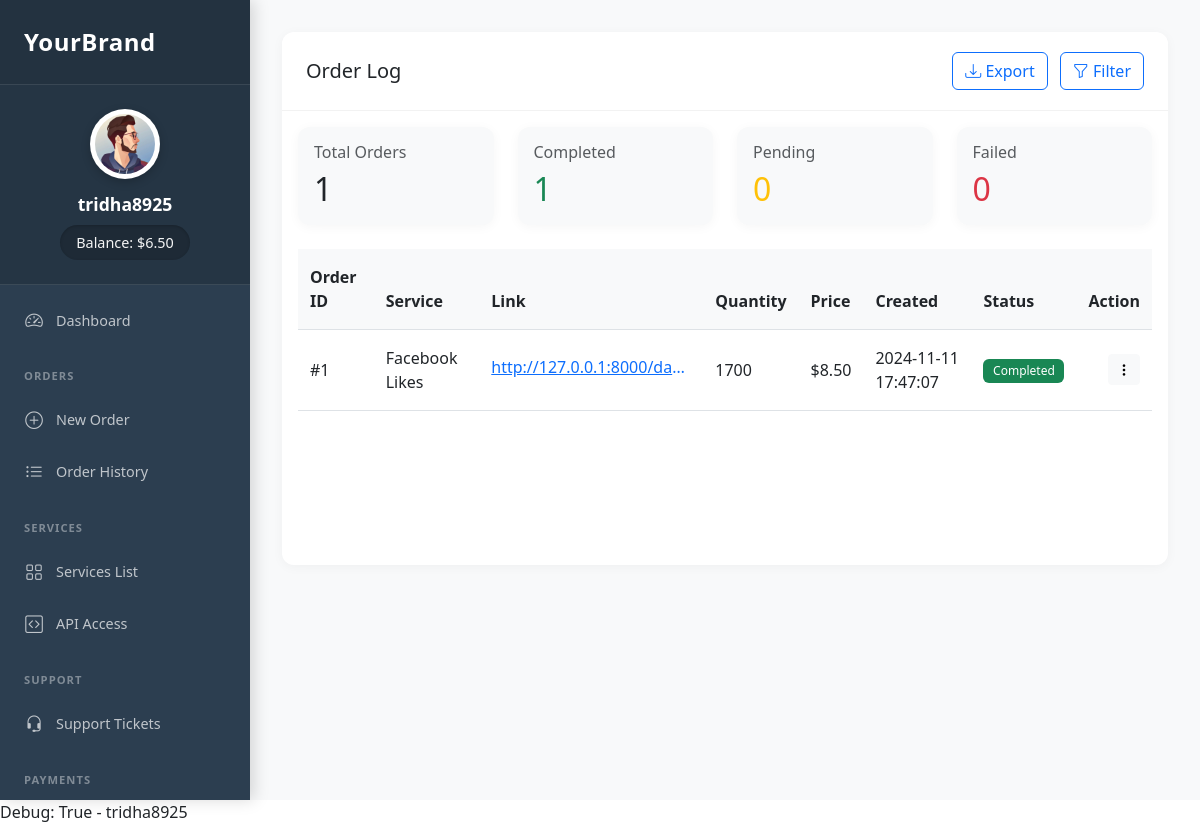
The app's page /dashboard/order-log/ (signed in) with its own data.
### authentication/models.py (models this page shows, shortened)
class User(AbstractUser):
    phone_number = models.CharField(max_length=15, blank=True, null=True)
    profile_picture = models.ImageField(upload_to='profile_pictures/', null=True, blank=True)
    balance = models.DecimalField(max_digits=10, decimal_places=2, default=0.00)
    timezone = models.CharField(max_length=50, default='UTC')
    phone = models.CharField(max_length=20, blank=True, null=True)
    address = models.TextField(blank=True, null=True)
    city = models.CharField(max_length=100, blank=True, null=True)
    website = models.URLField(max_length=200, blank=True, null=True)
    skype = models.CharField(max_length=50, blank=True, null=True)
    whatsapp = models.CharField(max_length=20, blank=True, null=True)
    api_key = models.CharField(max_length=64, unique=True, blank=True, null=True)

### user_dashboard/models.py (models this page shows, shortened)
class Order(models.Model):
    STATUS_CHOICES = [
        ('pending', 'Pending'),
        ('processing', 'Processing'),
        ('completed', 'Completed'),
        ('failed', 'Failed'),
        ('canceled', 'Canceled'),
        ('refunded', 'Refunded')
    ]
    user = models.ForeignKey(User, on_delete=models.CASCADE, related_name='orders')
    service = models.ForeignKey('managerdashboard.Service', on_delete=models.CASCADE)
    link = models.URLField()
    quantity = models.IntegerField()
    price = models.DecimalField(max_digits=10, decimal_places=2)
    status = models.CharField(max_length=20, choices=STATUS_CHOICES, default='pending')
    created = models.DateTimeField(auto_now_add=True)
    updated = models.DateTimeField(auto_now=True)
    class Meta:
        ordering = ['-created']
        db_table = 'orders'

### managerdashboard/models.py (models this page shows, shortened)
class Service(models.Model):
    STATUS_CHOICES = [
        ('active', 'Active'),
        ('inactive', 'Inactive')
    ]
    service_id = models.CharField(max_length=50)
    name = models.CharField(max_length=255)
    provider = models.ForeignKey(Provider, on_delete=models.CASCADE, related_name='services', null=True)
    category = models.ForeignKey(ServiceCategory, on_delete=models.PROTECT, related_name='services')
    rate = models.DecimalField(max_digits=10, decimal_places=4)
    min_order = models.IntegerField()
    max_order = models.IntegerField()
    description = models.TextField(blank=True, null=True)
    status = models.CharField(max_length=20, choices=STATUS_CHOICES, default='active')
    is_drip_feed = models.BooleanField(default=False)
    drip_feed_rules = models.JSONField(null=True, blank=True)
    created_at = models.DateTimeField(auto_now_add=True)
    updated_at = models.DateTimeField(auto_now=True)
    class Meta:
        ordering = ['category', 'name']

### user_dashboard/views.py (the view, shortened to what this page needs)
# urls.py: path('order-log/', views.order_log, name='order_log'),
@login_required
def order_log(request):
    status = request.GET.get('status')
    date_from = request.GET.get('date_from')
    date_to = request.GET.get('date_to')
    search = request.GET.get('search')
    orders = Order.objects.filter(user=request.user)
    if status:
        orders = orders.filter(status=status)
    if date_from:
        orders = orders.filter(created__gte=date_from)
    if date_to:
        orders = orders.filter(created__lte=date_to)
    if search:
        orders = orders.filter(
            models.Q(service__name__icontains=search) |
            models.Q(link__icontains=search)
        )
    total_orders = orders.count()
    completed_orders = orders.filter(status='completed').count()
    pending_orders = orders.filter(status='pending').count()
    failed_orders = orders.filter(status='failed').count()
    paginator = Paginator(orders, 10)  # Show 10 orders per page
    page_number = request.GET.get('page')
    page_obj = paginator.get_page(page_number)
    context = {
        'active_tab': 'order',
        'orders': page_obj,
        'total_orders': total_orders,
        'completed_orders': completed_orders,
        'pending_orders': pending_orders,
        'failed_orders': failed_orders,
        'filter_status': status,
        'filter_date_from': date_from,
        'filter_date_to': date_to,
        'filter_search': search
    }
    return render(request, 'user_dashboard/order/order_log.html', context)

### templates/user_dashboard/order/order_log.html (shortened to what this page needs)
{% extends 'user_dashboard/base_dashboard.html' %}
{% block dashboard_content %}
<div class="card">
    <div class="card-header">
        <div class="d-flex justify-content-between align-items-center">
            <h5 class="mb-0">Order Log</h5>
            <div>
                <a href="?export=true" class="btn btn-outline-primary me-2">
                    <i class="bi bi-download"></i> Export
                </a>
                <button class="btn btn-outline-primary" data-bs-toggle="collapse" data-bs-target="#filterCollapse">
                    <i class="bi bi-funnel"></i> Filter
                </button>
            </div>
        </div>
    </div>
    <div class="card-body">
        <div class="row g-4 mb-4">
            <div class="col-md-3">
                <div class="card bg-light">
                    <div class="card-body">
                        <h6 class="text-muted">Total Orders</h6>
                        <h2 class="mb-0">{{ total_orders }}</h2>
                    </div>
                </div>
            </div>
            <div class="col-md-3">
                <div class="card bg-light">
                    <div class="card-body">
                        <h6 class="text-muted">Completed</h6>
                        <h2 class="mb-0 text-success">{{ completed_orders }}</h2>
                    </div>
                </div>
            </div>
            <div class="col-md-3">
                <div class="card bg-light">
                    <div class="card-body">
                        <h6 class="text-muted">Pending</h6>
                        <h2 class="mb-0 text-warning">{{ pending_orders }}</h2>
                    </div>
                </div>
            </div>
            <div class="col-md-3">
                <div class="card bg-light">
                    <div class="card-body">
                        <h6 class="text-muted">Failed</h6>
                        <h2 class="mb-0 text-danger">{{ failed_orders }}</h2>
                    </div>
                </div>
            </div>
        </div>
        <div class="table-responsive" style="min-height: 300px; max-height: 600px; overflow-y: auto;">
            <table class="table table-hover">
                <thead style="position: sticky; top: 0; background: white; z-index: 1;">
                    <tr>
                        <th>Order ID</th>
                        <th>Service</th>
                        <th>Link</th>
                        <th>Quantity</th>
                        <th>Price</th>
                        <th>Created</th>
                        <th>Status</th>
                        <th class="text-end">Action</th>
                    </tr>
                </thead>
                <tbody>
                    {% for order in orders %}
                    <tr>
                        <td>#{{ order.id }}</td>
                        <td>{{ order.service.name }}</td>
                        <td>
                            <a href="{{ order.link }}" target="_blank" class="text-truncate d-inline-block" style="max-width: 200px;">
                                {{ order.link }}
                            </a>
                        </td>
                        <td>{{ order.quantity }}</td>
                        <td>${{ order.price }}</td>
                        <td>{{ order.created|date:"Y-m-d H:i:s" }}</td>
                        <td>
                            {% if order.status == 'completed' %}
                                <span class="badge bg-success">Completed</span>
                            {% elif order.status == 'pending' %}
                                <span class="badge bg-warning">Pending</span>
                            {% elif order.status == 'processing' %}
                                <span class="badge bg-info">Processing</span>
                            {% elif order.status == 'failed' %}
                                <span class="badge bg-danger">Failed</span>
                            {% endif %}
                        </td>
                        <td class="text-end">
                            <div class="dropdown">
                                <button class="btn btn-sm btn-light" type="button" data-bs-toggle="dropdown" aria-expanded="false">
                                    <i class="bi bi-three-dots-vertical"></i>
                                </button>
                            </div>
                        </td>
                    </tr>
                    {% empty %}
                    <tr>
                        <td colspan="8" class="text-center py-4">No orders found</td>
                    </tr>
                    {% endfor %}
                </tbody>
            </table>
        </div>
    </div>
</div>
{% endblock %}

### templates/user_dashboard/base_dashboard.html (shortened to what this page needs)
{% extends 'base.html' %}
{% load static %}
{% block content %}
<link rel="stylesheet" href="https://cdn.jsdelivr.net/npm/bootstrap-icons@1.11.1/font/bootstrap-icons.css">
<div id="wrapper">
    <nav id="sidebar">
        <div class="sidebar-header">
            <a href="{% url 'user_dashboard' %}" class="sidebar-brand">
                YourBrand
            </a>
        </div>
        <div class="user-profile">
            {% if user.profile_picture and user.profile_picture.url %}
                <img src="{{ user.profile_picture.url }}" class="profile-img" alt="{{ user.username }}">
            {% else %}
                <img src="{% static 'images/default-avatar.png' %}" class="profile-img" alt="{{ user.username }}">
            {% endif %}
            <div class="username">{{ user.username }}</div>
            <div class="balance">Balance: ${{ user.balance|default:"0.00" }}</div>
        </div>
        <div class="nav-menu">
            <a href="{% url 'user_dashboard' %}" class="nav-link {% if active_tab == 'dashboard' %}active{% endif %}">
                <i class="bi bi-speedometer2"></i>
                <span>Dashboard</span>
            </a>
            <div class="nav-section">ORDERS</div>
            <a href="{% url 'new_order' %}" class="nav-link {% if active_tab == 'new_order' %}active{% endif %}">
                <i class="bi bi-plus-circle"></i>
                <span>New Order</span>
            </a>
            <a href="{% url 'order_log' %}" class="nav-link {% if active_tab == 'order_history' %}active{% endif %}">
                <i class="bi bi-list-ul"></i>
                <span>Order History</span>
            </a>
            <div class="nav-section">SERVICES</div>
            <a href="{% url 'services' %}" class="nav-link {% if active_tab == 'services' %}active{% endif %}">
                <i class="bi bi-grid"></i>
                <span>Services List</span>
            </a>
            <a href="{% url 'api_documentation' %}" class="nav-link {% if active_tab == 'api' %}active{% endif %}">
                <i class="bi bi-code-square"></i>
                <span>API Access</span>
            </a>
            <div class="nav-section">SUPPORT</div>
            <a href="{% url 'ticket_list' %}" class="nav-link {% if active_tab == 'support' %}active{% endif %}">
                <i class="bi bi-headset"></i>
                <span>Support Tickets</span>
            </a>
            <div class="nav-section">PAYMENTS</div>
        </div>
    </nav>
    <div id="content">
        {% block dashboard_content %}{% endblock %}
    </div>
</div>
{% endblock %}

### templates/base.html (shortened to what this page needs)
<!DOCTYPE html>
<html lang="en">
   <head>
      <link href="https://cdn.jsdelivr.net/npm/bootstrap@5.3.0/dist/css/bootstrap.min.css" rel="stylesheet" />
   </head>
   <body>
      <div class="main-content">
          {% block content %}{% endblock %}
      </div>
      <div class="container">
         Debug: {{ user.is_authenticated }} - {{ user.username }}
      </div>
   </body>
</html>

### templates/base.html (style rules this page uses)
body { display: flex; flex-direction: column; min-height: 100vh; overflow-x: hidden; }
.main-content { flex: 1; }
.container { max-width: 100% !important; padding: 0 !important; margin: 0 !important; }

### templates/user_dashboard/base_dashboard.html (style rules this page uses)
.container { max-width: none !important; padding: 0 !important; margin: 0 !important; }
.main-content { padding: 0 !important; }
#wrapper { display: flex; min-height: 100vh; background: #f8f9fa; }
#sidebar { width: var(--sidebar-width); background: #2c3e50; min-height: 100vh; position: fixed; transition: all 0.3s; box-shadow: 4px 0 15px rgba(0,0,0,0.15); overflow-y: auto; height: 100vh; }
.sidebar-header { padding: 1.5rem; background: rgba(0,0,0,0.2); border-bottom: 1px solid rgba(255,255,255,0.1); }
.sidebar-brand { color: #fff; font-size: 1.5rem; font-weight: 600; text-decoration: none; letter-spacing: 0.5px; }
.user-profile { padding: 1.5rem 1rem; text-align: center; background: rgba(0,0,0,0.15); border-bottom: 1px solid rgba(255,255,255,0.1); }
.profile-img { width: 70px; height: 70px; border-radius: 50%; margin-bottom: 0.75rem; border: 3px solid rgba(255,255,255,0.15); padding: 2px; background: white; box-shadow: 0 3px 10px rgba(0,0,0,0.2); }
.username { color: #fff; font-size: 1.1rem; font-weight: 600; margin-bottom: 0.5rem; }
.balance { color: rgba(255,255,255,0.95); background: rgba(0,0,0,0.2); padding: 0.4rem 1rem; border-radius: 20px; font-size: 0.9rem; display: inline-block; box-shadow: inset 0 1px 3px rgba(0,0,0,0.2); }
.nav-menu { padding: 0.5rem 0; }
.nav-section { color: rgba(255,255,255,0.4); font-size: 0.7rem; padding: 1.25rem 1.5rem 0.5rem; text-transform: uppercase; letter-spacing: 1px; font-weight: 600; }
.nav-link { color: rgba(255,255,255,0.7); padding: 0.7rem 1.5rem; display: flex; align-items: center; text-decoration: none; transition: all 0.2s; margin: 0.2rem 0.8rem 0.2rem 0; border-radius: 0 25px 25px 0; font-size: 0.9rem; white-space: nowrap; }
.nav-link i { font-size: 1.1rem; margin-right: 0.75rem; width: 20px; text-align: center; flex-shrink: 0; }
#content { margin-left: var(--sidebar-width); width: calc(100% - var(--sidebar-width)); min-height: 100vh; padding: 2rem; background: #f8f9fa; }
.card { background: #fff; border: none; border-radius: 12px; box-shadow: 0 2px 12px rgba(0,0,0,0.04); transition: transform 0.2s, box-shadow 0.2s; }
.card-header { background: none; padding: 1.25rem 1.5rem; border-bottom: 1px solid rgba(0,0,0,0.05); }
:root { --sidebar-width: 250px; }
.table > :not(caption) > * > * { padding: 1rem 0.75rem; }
.table > thead { background-color: #f8f9fa; }
.badge { padding: 0.5em 0.8em; font-weight: 500; }

### templates/user_dashboard/order/order_log.html (style rules this page uses)
.table { margin-bottom: 0; }
.table th { border-top: none; background-color: #f8f9fa; padding: 1rem 0.75rem; }
.table td { vertical-align: middle; padding: 1rem 0.75rem; }
.badge { padding: 0.5em 0.8em; font-weight: 500; }

### records on screen
User: username "tridha8925", balance "6.50", is_authenticated "True"
Order: id "1", service.name "Facebook Likes", link "http://127.0.0.1:8000/da…", quantity "1700", price "8.50", created "2024-11-11 17:47:07", status "Completed"

### other values on screen
{{ total_orders }} "1"
{{ completed_orders }} "1"
{{ pending_orders }} "0"
{{ failed_orders }} "0"
